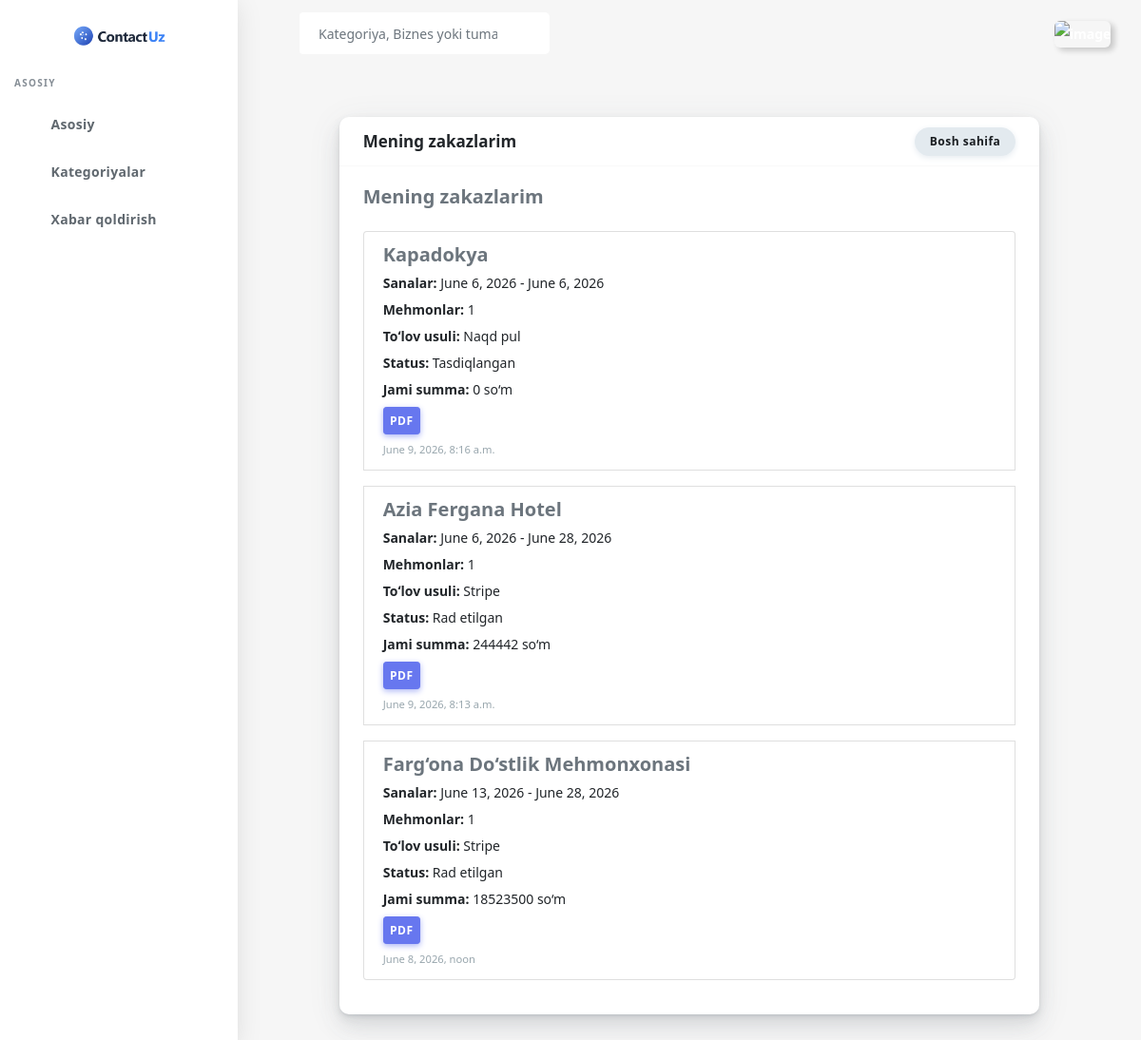
Page /my_bookings (signed in) on the committed database.
### main/models.py (models this page shows, shortened)
class Booking(models.Model):
    STATUS_CHOICES = [
        ('pending', 'Kutish'),
        ('confirmed', 'Tasdiqlangan'),
        ('paid', 'Toʻlangan'),
        ('failed', 'Rad etilgan'),
    ]
    PAYMENT_METHODS = [
        ('cash', 'Naqd pul'),
        ('stripe', 'Stripe'),
        ('click', 'Click'),
        ('payme', 'Payme'),
    ]
    BOOKING_TYPES = [
        ('reservation', 'Joyda rezerv'),
        ('delivery', 'Dostafka'),
    ]
    user = models.ForeignKey(User, on_delete=models.CASCADE)
    business = models.ForeignKey(Business, on_delete=models.CASCADE)
    check_in = models.DateField()
    check_out = models.DateField()
    guests = models.PositiveIntegerField(default=1)
    passport_series = models.CharField(max_length=50, blank=True, null=True)
    jshshr = models.CharField(max_length=25, blank=True, null=True)
    total_price = models.DecimalField(max_digits=10, decimal_places=2)
    payment_method = models.CharField(max_length=20, choices=PAYMENT_METHODS)
    booking_type = models.CharField(max_length=20, choices=BOOKING_TYPES, default='reservation')
    status = models.CharField(max_length=20, choices=STATUS_CHOICES, default='pending')
    external_id = models.CharField(max_length=255, blank=True, null=True)
    gateway_response = models.JSONField(blank=True, null=True)
    created_at = models.DateTimeField(auto_now_add=True)
    paid_at = models.DateTimeField(null=True, blank=True)
    seats = models.PositiveIntegerField(default=1)
    reservation_area = models.CharField(max_length=100, blank=True, null=True)
    reservation_time = models.TimeField(blank=True, null=True)
    room_type = models.CharField(max_length=100, blank=True, null=True)
    delivery_address = models.TextField(blank=True, null=True)
    contact_phone = models.CharField(max_length=20, blank=True, null=True)

class Business(models.Model):
    user = models.ForeignKey(User, on_delete=models.SET_NULL, null=True, blank=True)
    name = models.CharField(max_length=200)
    category = models.ForeignKey(BusinessCategory, on_delete=models.CASCADE)
    region = models.ForeignKey(Region, on_delete=models.CASCADE)
    district = models.ForeignKey(District, on_delete=models.CASCADE)
    address = models.TextField()
    location = models.CharField(max_length=255, blank=True, null=True)
    owner_first_name = models.CharField(max_length=100, blank=True, null=True)
    owner_last_name = models.CharField(max_length=100, blank=True, null=True)
    owner_passport = models.CharField(max_length=100, blank=True, null=True)
    phone = models.CharField(max_length=20)
    price = models.DecimalField(max_digits=10, decimal_places=2, default=0)
    website = models.URLField(blank=True, null=True)
    instagram = models.URLField(blank=True, null=True)
    commission_percentage = models.DecimalField(max_digits=5, decimal_places=2, default=0)
    image = models.ImageField(upload_to='business/', null=True, blank=True)

### main/views.py (the view)
# urls.py: path('my_bookings', views.my_bookings, name='my_bookings'),
@login_required(login_url='log_in')
def my_bookings(request):
    bookings = models.Booking.objects.filter(user=request.user).select_related('business').order_by('-created_at')
    active_bookings = bookings.exclude(status='failed')
    return render(request, 'bussines/bookings.html', {
        'bookings': bookings,
        'active_bookings': active_bookings,
    })

### templates/bussines/bookings.html
{% extends 'base.html' %}
{% block content %}
{% load static %}
<div class="main-content">
    <section class="section">
        <div class="row">
            <div class="col-md-10 mx-auto">
                <div class="card">
                    <div class="card-header d-flex justify-content-between align-items-center">
                        <h4>Mening zakazlarim</h4>
                        <a href="{% url 'home' %}" class="btn btn-light">Bosh sahifa</a>
                    </div>
                    <div class="card-body">
                        <h5 class="mb-4">Mening zakazlarim</h5>
                        {% if bookings %}
                            <div class="list-group">
                                {% for booking in bookings %}
                                    <div class="list-group-item mb-3">
                                        <h5 class="mb-1">{{ booking.business.name }}</h5>
                                        <p class="mb-1">
                                            <strong>Sanalar:</strong> {{ booking.check_in }} - {{ booking.check_out }}<br>
                                            <strong>Mehmonlar:</strong> {{ booking.guests }}<br>
                                            <strong>Toʻlov usuli:</strong> {{ booking.get_payment_method_display }}<br>
                                            <strong>Status:</strong> {{ booking.get_status_display }}<br>
                                            <strong>Jami summa:</strong> {{ booking.total_price|floatformat:0 }} so‘m
                                        </p>
                                        <a href="{% url 'booking_pdf' booking.id %}" class="btn btn-sm btn-primary">PDF</a>
                                        <small class="text-muted d-block mt-2">{{ booking.created_at }}</small>
                                    </div>
                                {% endfor %}
                            </div>
                        {% else %}
                            <div class="alert alert-info">Sizda hozircha hech qanday zakaz yo'q.</div>
                        {% endif %}
                    </div>
                </div>
            </div>
        </div>
    </section>
</div>
{% endblock %}

### rows in the picture
Booking: business.name "Kapadokya", check_in "June 6, 2026", check_out "June 6, 2026", guests "1", payment_method "Naqd pul", status "Tasdiqlangan", total_price "0", created_at "June 9, 2026, 8:16 a.m."
Booking: business.name "Azia Fergana Hotel", check_in "June 6, 2026", check_out "June 28, 2026", guests "1", payment_method "Stripe", status "Rad etilgan", total_price "244442", created_at "June 9, 2026, 8:13 a.m."
Booking: business.name "Farg‘ona Do‘stlik Mehmonxonasi", check_in "June 13, 2026", check_out "June 28, 2026", guests "1", payment_method "Stripe", status "Rad etilgan", total_price "18523500", created_at "June 8, 2026, noon"
